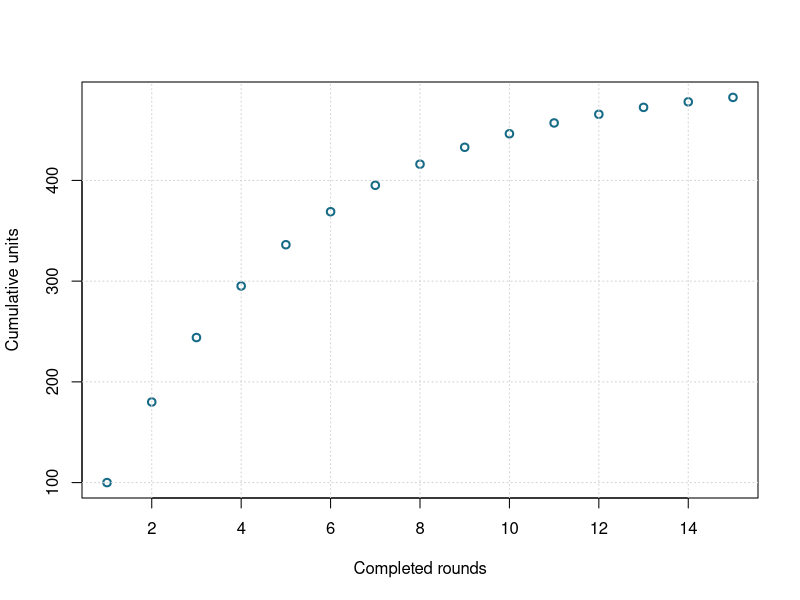

Recreate this plot in R.
# Applied investigation: Repeated sampling accumulation
# 1. Define the input domain and model
x <- 1:15
y <- 500*(1-0.8^x)

# 2. Inspect numerical predictions
idx <- unique(round(seq(1, length(x), length.out = 5)))
print(data.frame(input = x[idx], output = y[idx]))

# 3. Visualize the model with labeled axes
plot(x, y, type = "p", lwd = 2, col = "#176B87",
     xlab = "Completed rounds", ylab = "Cumulative units")
grid()

# 4. Check the sampled output range
print(range(y))
